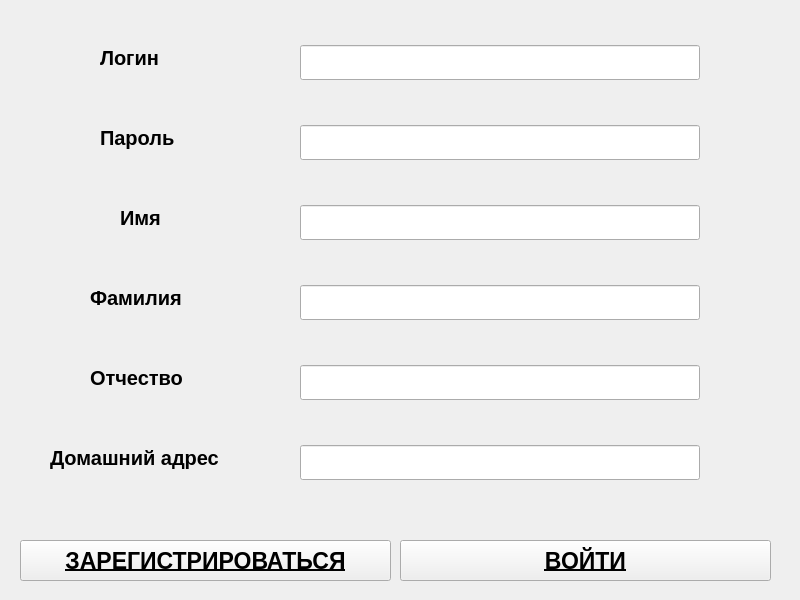
<?xml version="1.0" encoding="UTF-8"?>
<ui version="4.0">
 <class>Registration</class>
 <widget class="QWidget" name="Registration">
  <property name="geometry">
   <rect>
    <x>0</x>
    <y>0</y>
    <width>800</width>
    <height>600</height>
   </rect>
  </property>
  <property name="windowTitle">
   <string>Form</string>
  </property>
  <widget class="QLineEdit" name="loginLineEdit">
   <property name="geometry">
    <rect>
     <x>300</x>
     <y>45</y>
     <width>400</width>
     <height>35</height>
    </rect>
   </property>
  </widget>
  <widget class="QLineEdit" name="passwordLineEdit">
   <property name="geometry">
    <rect>
     <x>300</x>
     <y>125</y>
     <width>400</width>
     <height>35</height>
    </rect>
   </property>
  </widget>
  <widget class="QLineEdit" name="nameLineEdit">
   <property name="geometry">
    <rect>
     <x>300</x>
     <y>205</y>
     <width>400</width>
     <height>35</height>
    </rect>
   </property>
  </widget>
  <widget class="QLineEdit" name="surnameLineEdit">
   <property name="geometry">
    <rect>
     <x>300</x>
     <y>285</y>
     <width>400</width>
     <height>35</height>
    </rect>
   </property>
  </widget>
  <widget class="QLineEdit" name="patronymicLineEdit">
   <property name="geometry">
    <rect>
     <x>300</x>
     <y>365</y>
     <width>400</width>
     <height>35</height>
    </rect>
   </property>
  </widget>
  <widget class="QLineEdit" name="homeLineEdit">
   <property name="geometry">
    <rect>
     <x>300</x>
     <y>445</y>
     <width>400</width>
     <height>35</height>
    </rect>
   </property>
  </widget>
  <widget class="QPushButton" name="enterButton">
   <property name="geometry">
    <rect>
     <x>400</x>
     <y>540</y>
     <width>371</width>
     <height>41</height>
    </rect>
   </property>
   <property name="font">
    <font>
     <pointsize>17</pointsize>
     <weight>75</weight>
     <bold>true</bold>
     <underline>true</underline>
    </font>
   </property>
   <property name="text">
    <string>ВОЙТИ</string>
   </property>
  </widget>
  <widget class="QPushButton" name="regButton">
   <property name="geometry">
    <rect>
     <x>20</x>
     <y>540</y>
     <width>371</width>
     <height>41</height>
    </rect>
   </property>
   <property name="font">
    <font>
     <pointsize>17</pointsize>
     <weight>75</weight>
     <bold>true</bold>
     <underline>true</underline>
    </font>
   </property>
   <property name="text">
    <string>ЗАРЕГИСТРИРОВАТЬСЯ</string>
   </property>
  </widget>
  <widget class="QLabel" name="loginLabel">
   <property name="geometry">
    <rect>
     <x>100</x>
     <y>40</y>
     <width>121</width>
     <height>35</height>
    </rect>
   </property>
   <property name="font">
    <font>
     <pointsize>15</pointsize>
     <weight>75</weight>
     <bold>true</bold>
    </font>
   </property>
   <property name="text">
    <string>Логин</string>
   </property>
  </widget>
  <widget class="QLabel" name="passwordLabel">
   <property name="geometry">
    <rect>
     <x>100</x>
     <y>120</y>
     <width>181</width>
     <height>35</height>
    </rect>
   </property>
   <property name="font">
    <font>
     <pointsize>15</pointsize>
     <weight>75</weight>
     <bold>true</bold>
    </font>
   </property>
   <property name="text">
    <string>Пароль</string>
   </property>
  </widget>
  <widget class="QLabel" name="nameLabel">
   <property name="geometry">
    <rect>
     <x>120</x>
     <y>200</y>
     <width>141</width>
     <height>35</height>
    </rect>
   </property>
   <property name="font">
    <font>
     <pointsize>15</pointsize>
     <weight>75</weight>
     <bold>true</bold>
    </font>
   </property>
   <property name="text">
    <string>Имя</string>
   </property>
  </widget>
  <widget class="QLabel" name="surnameLabel">
   <property name="geometry">
    <rect>
     <x>90</x>
     <y>280</y>
     <width>151</width>
     <height>35</height>
    </rect>
   </property>
   <property name="font">
    <font>
     <pointsize>15</pointsize>
     <weight>75</weight>
     <bold>true</bold>
    </font>
   </property>
   <property name="text">
    <string>Фамилия</string>
   </property>
  </widget>
  <widget class="QLabel" name="patronymicLabel">
   <property name="geometry">
    <rect>
     <x>90</x>
     <y>360</y>
     <width>151</width>
     <height>35</height>
    </rect>
   </property>
   <property name="font">
    <font>
     <pointsize>15</pointsize>
     <weight>75</weight>
     <bold>true</bold>
    </font>
   </property>
   <property name="text">
    <string>Отчество</string>
   </property>
  </widget>
  <widget class="QLabel" name="homeLabel">
   <property name="geometry">
    <rect>
     <x>50</x>
     <y>440</y>
     <width>231</width>
     <height>35</height>
    </rect>
   </property>
   <property name="font">
    <font>
     <pointsize>15</pointsize>
     <weight>75</weight>
     <bold>true</bold>
    </font>
   </property>
   <property name="text">
    <string>Домашний адрес</string>
   </property>
  </widget>
  <widget class="QLabel" name="errorLable">
   <property name="geometry">
    <rect>
     <x>200</x>
     <y>500</y>
     <width>400</width>
     <height>30</height>
    </rect>
   </property>
   <property name="text">
    <string/>
   </property>
  </widget>
 </widget>
 <resources/>
 <connections>
  <connection>
   <sender>regButton</sender>
   <signal>clicked()</signal>
   <receiver>Registration</receiver>
   <slot>on_accept_clicked()</slot>
   <hints>
    <hint type="sourcelabel">
     <x>205</x>
     <y>560</y>
    </hint>
    <hint type="destinationlabel">
     <x>399</x>
     <y>299</y>
    </hint>
   </hints>
  </connection>
 </connections>
 <slots>
  <slot>on_accept_clicked()</slot>
 </slots>
</ui>
